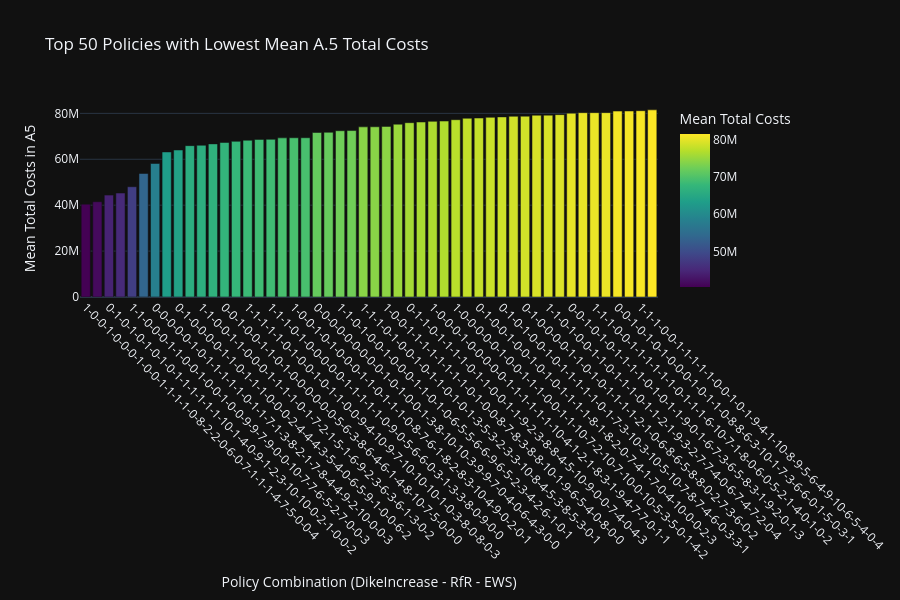

The cell this chart's notebook holds for it:
### Code cell
import pandas as pd
import numpy as np
import plotly.express as px

# Step 3: Identify costs column, policy column, and policy levers
costs_col = "A.5 Total Costs"
policy_col = "policy"
policy_levers = [col for col in experiments_df.columns if 'DikeIncrease' in col or 'RfR' in col or 'EWS' in col]

# Step 4: Compute mean costs per policy
policy_summary_costs = combined_df.groupby(policy_col).agg(
    mean_costs=(costs_col, 'mean'),
    **{lever: (lever, 'first') for lever in policy_levers}  # Assuming lever settings are consistent within a policy
).reset_index()

# Step 5: Get top 20 unique policies with lowest mean costs
top_policies_costs = policy_summary_costs.nsmallest(50, 'mean_costs')

# Step 6: Create a unique identifier for each policy
top_policies_costs['policy_id'] = top_policies_costs[policy_levers].astype(str).agg('-'.join, axis=1)

# Step 7: Create interactive Plotly bar chart
fig = px.bar(
    top_policies_costs,
    x='policy_id',
    y='mean_costs',
    hover_data=policy_levers + [policy_col],
    color='mean_costs',
    color_continuous_scale='Viridis',
    title=f"Top 50 Policies with Lowest Mean {costs_col}",
    labels={'policy_id': 'Policy Combination', 'mean_costs': 'Mean Total Costs in A5'}
)

fig.update_layout(
    xaxis_tickangle=45,
    xaxis_title="Policy Combination (DikeIncrease - RfR - EWS)",
    yaxis_title="Mean Total Costs in A5",
    coloraxis_colorbar=dict(title="Mean Total Costs"),
    width=900,
    height=600
)

fig.show()

### Figure 1 — Plotly figure (JSON) as saved in the notebook; plotly's stock layout.template omitted (floating-point values rounded to 4 significant figures; data arrays with more than 128 entries replaced by an {"elided": "..."} marker saying what was removed)
{"data": [{"alignmentgroup": "True", "customdata": {"elided": "50x32 int values"}, "hovertemplate": "Policy Combination=%{x}<br>Mean Total Costs in A5=%{marker.color}<br>0_RfR 0=%{customdata[0]}<br>0_RfR 1=%{customdata[1]}<br>0_RfR 2=%{customdata[2]}<br>1_RfR 0=%{customdata[3]}<br>1_RfR 1=%{customdata[4]}<br>1_RfR 2=%{customdata[5]}<br>2_RfR 0=%{customdata[6]}<br>2_RfR 1=%{customdata[7]}<br>2_RfR 2=%{customdata[8]}<br>3_RfR 0=%{customdata[9]}<br>3_RfR 1=%{customdata[10]}<br>3_RfR 2=%{customdata[11]}<br>4_RfR 0=%{customdata[12]}<br>4_RfR 1=%{customdata[13]}<br>4_RfR 2=%{customdata[14]}<br>A.1_DikeIncrease 0=%{customdata[15]}<br>A.1_DikeIncrease 1=%{customdata[16]}<br>A.1_DikeIncrease 2=%{customdata[17]}<br>A.2_DikeIncrease 0=%{customdata[18]}<br>A.2_DikeIncrease 1=%{customdata[19]}<br>A.2_DikeIncrease 2=%{customdata[20]}<br>A.3_DikeIncrease 0=%{customdata[21]}<br>A.3_DikeIncrease 1=%{customdata[22]}<br>A.3_DikeIncrease 2=%{customdata[23]}<br>A.4_DikeIncrease 0=%{customdata[24]}<br>A.4_DikeIncrease 1=%{customdata[25]}<br>A.4_DikeIncrease 2=%{customdata[26]}<br>A.5_DikeIncrease 0=%{customdata[27]}<br>A.5_DikeIncrease 1=%{customdata[28]}<br>A.5_DikeIncrease 2=%{customdata[29]}<br>EWS_DaysToThreat=%{customdata[30]}<br>policy=%{customdata[31]}<extra></extra>", "legendgroup": "", "marker": {"color": [40420000.0, 41500000.0, 44390000.0, 45290000.0, 48040000.0, 53800000.0, 58180000.0, 63190000.0, 64050000.0, 65940000.0, 66110000.0, 66710000.0, 67340000.0, 67820000.0, 68300000.0, 68660000.0, 68690000.0, 69330000.0, 69370000.0, 69390000.0, 71660000.0, 71750000.0, 72440000.0, 72520000.0, 74120000.0, 74160000.0, 74330000.0, 75280000.0, 75950000.0, 76230000.0, 76520000.0, 76650000.0, 77240000.0, 77870000.0, 77960000.0, 78270000.0, 78460000.0, 78730000.0, 78780000.0, 79200000.0, 79230000.0, 79450000.0, 80070000.0, 80310000.0, 80320000.0, 80320000.0, 80990000.0, 81040000.0, 81160000.0, 81540000.0], "coloraxis": "coloraxis", "pattern": {"shape": ""}}, "name": "", "offsetgroup": "", "orientation": "v", "showlegend": false, "textposition": "auto", "x": ["1-0-0-1-0-0-0-1-0-0-1-1-1-1-0-8-2-2-0-6-0-7-1-1-1-4-7-5-0-0-4", "1-1-1-1-1-1-1-0-1-1-1-0-0-0-0-9-7-0-7-3-8-1-5-0-9-5-5-5-0-0-2", "0-1-0-1-0-1-0-1-0-1-1-1-1-1-1-10-1-4-0-9-1-2-3-10-10-0-2-1-0-0-2", "0-1-1-0-0-0-1-1-0-1-0-1-0-1-1-5-5-10-9-8-4-4-4-9-1-8-1-7-0-0-2", "1-1-0-0-0-1-1-0-0-1-0-0-1-0-0-9-9-7-9-0-0-10-7-7-6-5-2-7-0-0-3", "1-1-0-1-0-1-1-0-0-0-0-0-0-1-1-10-1-10-10-9-9-5-3-8-10-7-10-7-0-0-1", "0-0-0-0-0-1-0-1-1-1-1-1-0-1-1-7-1-3-8-2-1-7-8-4-4-9-2-10-0-0-3", "0-1-1-1-0-1-0-0-1-1-1-1-1-1-0-8-9-8-7-7-10-10-1-5-9-0-6-0-0-5-3", "0-1-0-0-0-0-1-1-0-1-1-1-0-0-0-2-4-4-4-3-5-4-0-6-5-9-1-0-0-6-2", "1-1-0-1-1-1-0-0-0-1-1-1-0-0-1-0-3-2-8-8-2-4-1-10-6-3-8-3-0-2-2", "1-1-0-0-1-1-0-0-0-1-1-1-1-0-1-7-2-1-5-1-6-9-2-3-6-3-6-1-3-0-2", "1-1-1-0-1-1-0-1-1-1-1-1-0-0-1-9-1-4-5-6-10-3-2-8-4-0-3-1-1-0-3", "0-0-1-0-0-1-1-0-1-0-0-0-0-0-0-5-6-3-8-6-4-6-1-4-8-10-7-5-0-0-0", "0-1-1-1-0-0-0-1-0-1-1-1-1-0-1-8-3-0-8-2-10-3-7-6-8-5-1-5-0-1-4", "1-1-1-1-1-0-1-0-0-1-0-1-1-0-0-9-4-10-9-7-10-10-10-1-0-3-8-0-8-0-3", "1-1-1-0-0-0-0-0-1-1-0-1-0-0-0-7-7-9-7-1-7-0-0-5-4-10-1-5-0-1-3", "1-1-1-0-1-0-0-0-0-0-1-1-1-1-1-0-9-0-5-6-6-0-3-1-3-3-8-0-9-0-0", "1-0-0-1-1-0-1-0-1-1-0-1-0-0-1-5-8-7-0-4-4-6-1-2-0-1-5-1-3-0-3", "1-0-0-1-0-1-0-0-0-1-1-0-1-1-1-0-8-7-6-1-8-2-8-3-10-4-9-0-2-0-1", "1-0-0-0-0-0-1-1-1-1-0-1-0-0-1-10-3-5-2-8-10-1-7-5-8-6-9-4-2-0-4", "0-0-0-0-0-0-0-0-0-1-0-1-0-0-1-3-8-10-10-3-9-9-7-0-4-0-6-4-3-0-0", "0-0-1-1-0-0-0-0-0-1-1-1-0-0-0-8-6-3-2-3-6-1-6-3-2-2-9-3-5-0-2", "1-1-0-1-0-0-1-0-0-0-1-1-0-1-0-6-5-5-6-6-9-6-5-2-3-4-2-6-1-0-1", "0-0-0-1-0-0-0-0-1-1-0-1-1-1-1-10-4-5-0-9-5-2-10-8-0-5-2-0-10-0-0", "1-1-1-0-1-0-0-1-0-1-1-0-1-0-1-3-5-3-2-3-3-10-8-4-5-3-8-5-3-0-1", "0-1-1-0-0-1-1-0-0-1-0-0-1-1-1-0-5-10-0-3-10-7-2-1-3-10-6-5-0-1-3", "1-0-0-1-1-1-1-1-1-1-1-0-1-0-0-8-7-8-3-8-8-10-1-9-6-5-4-0-8-0-0", "1-1-0-0-1-1-0-0-0-0-1-0-1-1-1-1-9-3-0-7-10-6-0-10-0-2-0-2-3-0-3", "0-1-1-0-1-1-1-1-0-1-1-0-0-1-1-9-2-3-8-8-4-5-10-9-0-0-7-4-0-4-3", "1-1-1-1-0-1-1-0-1-0-1-0-1-0-0-0-9-9-8-2-8-0-7-4-10-9-0-4-3-0-3", "1-0-0-0-1-0-0-0-0-0-1-1-1-1-1-1-10-4-1-2-1-8-3-1-9-4-7-7-0-1-1", "1-1-1-0-0-0-0-1-1-0-1-1-0-1-1-6-10-1-3-10-3-2-1-7-4-0-6-7-0-1-2", "1-0-0-0-0-0-1-0-0-1-1-1-0-0-1-1-10-7-2-10-7-10-0-10-5-3-5-0-1-4-2", "1-1-0-1-0-0-1-1-0-1-0-1-1-0-0-1-6-5-7-5-1-0-5-8-8-8-2-4-5-0-3", "0-1-0-0-1-0-0-1-0-1-0-1-1-1-1-8-1-8-2-0-7-4-1-7-0-4-10-0-0-2-3", "1-0-1-1-0-0-0-0-0-0-1-0-0-0-1-7-4-8-8-3-6-3-8-5-2-5-1-7-0-1-3", "0-1-0-1-0-0-1-0-1-1-1-1-1-0-1-7-3-10-3-10-5-10-7-8-7-4-6-0-3-3-1", "1-0-1-1-0-0-0-0-1-0-1-0-0-0-0-8-5-7-0-6-10-7-2-2-5-2-2-5-4-0-0", "0-1-0-0-0-0-1-1-0-1-0-1-1-1-1-2-1-0-6-8-6-5-8-8-0-2-7-3-6-0-2", "0-0-1-0-0-1-0-0-0-1-1-0-1-0-0-3-6-3-9-10-3-6-3-10-7-0-0-6-0-3-4", "1-1-0-1-0-0-1-1-0-1-1-1-0-1-1-2-1-9-3-2-7-7-4-0-6-7-4-7-2-0-4", "0-0-0-0-1-1-0-1-1-1-1-1-0-1-1-5-8-10-10-7-7-8-5-4-7-8-3-0-4-2-0", "0-0-1-0-1-0-1-1-1-1-0-1-0-1-1-9-0-1-6-7-3-6-5-8-3-1-9-2-0-1-3", "1-1-0-1-0-1-1-0-0-1-0-1-1-0-0-8-1-2-6-1-6-6-3-0-0-8-8-2-0-4-4", "1-1-1-0-0-1-1-1-1-1-1-0-1-1-1-6-10-7-1-8-0-6-0-5-2-1-4-0-1-0-2", "1-0-0-1-1-1-0-0-0-1-0-1-0-0-1-1-6-10-3-8-2-3-7-10-5-10-9-0-1-0-2", "0-0-1-0-1-0-1-0-0-0-1-0-1-1-0-8-8-6-3-10-1-7-3-6-6-0-1-5-0-3-1", "1-1-0-0-1-0-1-0-1-1-0-1-0-0-0-9-9-7-4-0-4-10-6-9-3-0-0-2-0-4-4", "1-1-1-0-0-1-1-1-1-1-0-0-1-0-1-9-4-1-10-8-9-5-6-4-9-10-6-5-4-0-4", "0-1-1-0-1-0-0-1-0-0-1-1-0-1-1-2-2-5-4-1-1-9-9-3-5-6-3-5-5-0-2"], "xaxis": "x", "y": [40420000.0, 41500000.0, 44390000.0, 45290000.0, 48040000.0, 53800000.0, 58180000.0, 63190000.0, 64050000.0, 65940000.0, 66110000.0, 66710000.0, 67340000.0, 67820000.0, 68300000.0, 68660000.0, 68690000.0, 69330000.0, 69370000.0, 69390000.0, 71660000.0, 71750000.0, 72440000.0, 72520000.0, 74120000.0, 74160000.0, 74330000.0, 75280000.0, 75950000.0, 76230000.0, 76520000.0, 76650000.0, 77240000.0, 77870000.0, 77960000.0, 78270000.0, 78460000.0, 78730000.0, 78780000.0, 79200000.0, 79230000.0, 79450000.0, 80070000.0, 80310000.0, 80320000.0, 80320000.0, 80990000.0, 81040000.0, 81160000.0, 81540000.0], "yaxis": "y", "type": "bar"}], "layout": {"xaxis": {"anchor": "y", "domain": [0.0, 1.0], "title": {"text": "Policy Combination (DikeIncrease - RfR - EWS)"}, "tickangle": 45}, "yaxis": {"anchor": "x", "domain": [0.0, 1.0], "title": {"text": "Mean Total Costs in A5"}}, "coloraxis": {"colorbar": {"title": {"text": "Mean Total Costs"}}, "colorscale": [[0.0, "#440154"], [0.1111, "#482878"], [0.2222, "#3e4989"], [0.3333, "#31688e"], [0.4444, "#26828e"], [0.5556, "#1f9e89"], [0.6667, "#35b779"], [0.7778, "#6ece58"], [0.8889, "#b5de2b"], [1.0, "#fde725"]]}, "legend": {"tracegroupgap": 0}, "title": {"text": "Top 50 Policies with Lowest Mean A.5 Total Costs"}, "barmode": "relative", "width": 900, "height": 600}}
